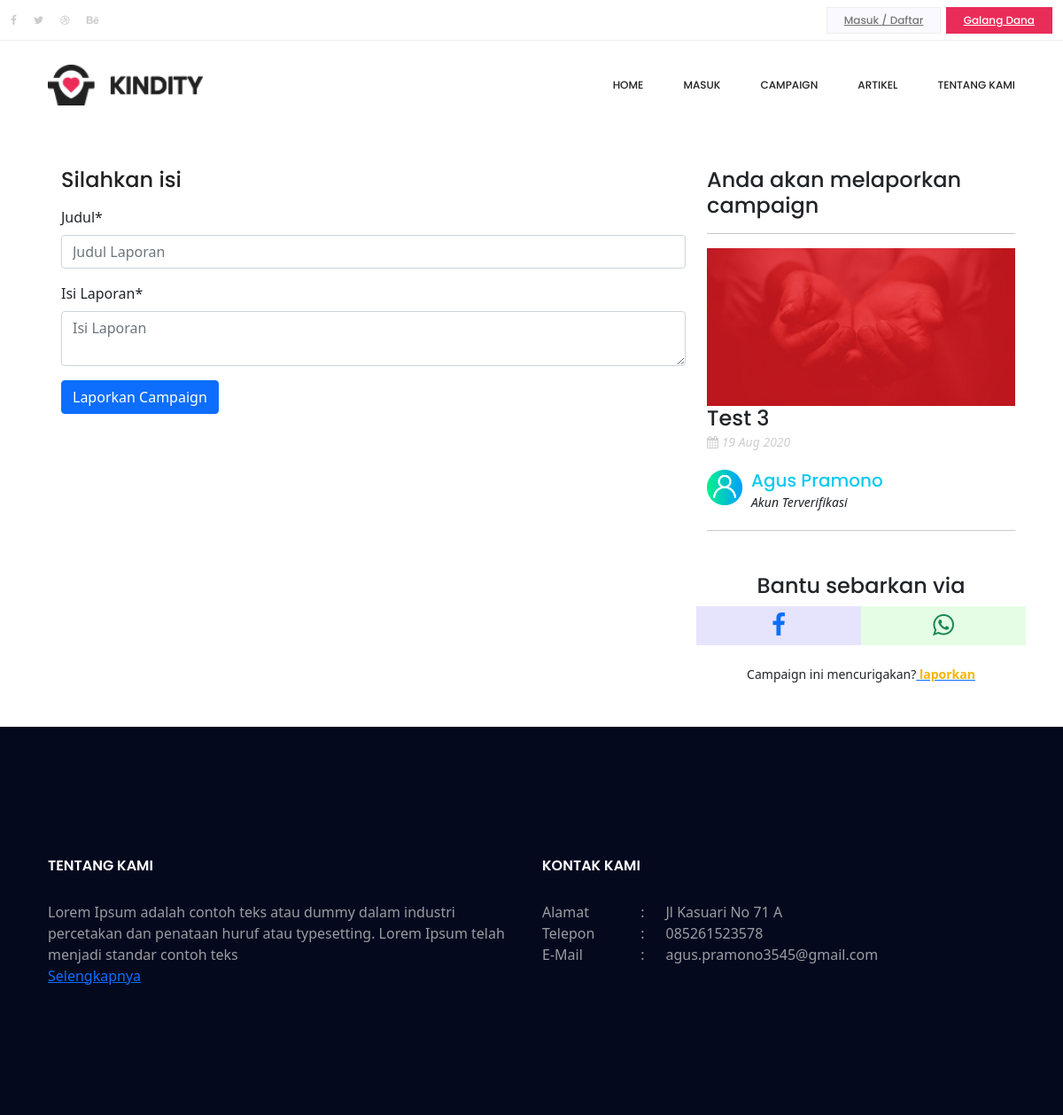
Screenshot of /app/laporcampaign?campaign=test-3-19 with the database file from the repository.
### tables this page shows
CREATE TABLE `tbabout` (
  `idAbout` int(11) NOT NULL,
  `isi` text NOT NULL,
  `nope` varchar(50) NOT NULL,
  `alamat` varchar(200) NOT NULL,
  `email` varchar(100) NOT NULL,
  `framelokasi` text NOT NULL,
  `logo` varchar(255) NOT NULL,
  `namaweb` varchar(120) NOT NULL,
  `favicon` varchar(255) NOT NULL,
  `tagline` varchar(255) NOT NULL
);

CREATE TABLE `tbgalangdana` (
  `idGalangDana` double NOT NULL,
  `idAnggota` int(11) NOT NULL,
  `judul` text NOT NULL,
  `slug` varchar(255) NOT NULL,
  `deskripsi` text NOT NULL,
  `jumlah` double NOT NULL,
  `banner` varchar(255) NOT NULL,
  `tanggalMulai` date NOT NULL,
  `tanggalBerakhir` date NOT NULL,
  `status` char(1) NOT NULL COMMENT 'P=Pending,Y=Oke,N=Tolak',
  `unlimitedWaktu` char(1) NOT NULL COMMENT 'Y=Iya,N=Tidak'
);

CREATE TABLE `tbanggota` (
  `idAnggota` int(11) NOT NULL,
  `tanggal` date NOT NULL,
  `nama` varchar(150) NOT NULL,
  `asal` varchar(150) DEFAULT NULL,
  `nope` varchar(15) NOT NULL,
  `alamatEmail` varchar(150) NOT NULL,
  `kataSandi` varchar(150) NOT NULL,
  `status` varchar(50) NOT NULL,
  `verif` char(1) NOT NULL COMMENT 'N=Tidak, Y=Ok',
  `verifakun` char(1) NOT NULL COMMENT 'Y=Ok,N=Belum',
  `idTemp` varchar(255) NOT NULL
);

### app/laporcampaign.php (the view, shortened to what this page needs)
<?php
include"header.php";
$data =mysqli_fetch_row(mysqli_query($con,"select gd.*,a.nama from tbgalangdana as gd inner join tbanggota as a on(a.idAnggota=gd.idAnggota) where gd.slug='".$_GET['campaign']."'"));
?>
<section class="event_details_area pt-2 pb-5">
	<div class="container">
		<div class="event_d_inner">
			<div class="row event_text_inner">
				<div class="col-lg-8">
					<div class="right_text">
						<h4>Silahkan isi</h4>
						<form action="" method="post">
              <div class="form-group">
                <label for="">Judul*</label>
                <input type="text" class="form-control" name="judul" placeholder="Judul Laporan" required>
              </div>
              <div class="form-group">
                <label for="">Isi Laporan*</label>
                <textarea name="isi" class="form-control"  placeholder="Isi Laporan" id="editor1" required></textarea>
              </div>
              <button type="submit" name="simpan" id="btnSubmit" class="btn btn-primary">Laporkan Campaign</button>
            </form>
          </div>
        </div>
        <div class="col-lg-4" id="donasidesktop">
          <div class="left_text" style="position: -webkit-sticky;position: sticky;top: 120px;">
            <h4>Anda akan melaporkan campaign</h4><hr>
            <img class="img-fluid" src="images/banner/<?php echo $data[6] ?>" alt="" style="width: 100%;">
            <h4 style="margin: 0px;"><?php echo $data[2] ?></h4>
            <small style="color: #cecece;"><i class="fa fa-calendar"></i> <i><?php echo date('d M Y',strtotime($data[7])) ?></i></small>
            <div class="row" style="margin-top: 20px; margin-bottom: 20px;">
              <div class="col-md-2">
                <img src="images/icon/user.png" alt="" width="40">
              </div>
              <div class="col-md-10" style="padding-left:0px;">
                <span class="text-info"><h5 style="margin: 0px;"><?php echo $data[11] ?></h5></span>
                <small><i>Akun Terverifikasi</i></small>
              </div>
            </div>
            <hr>
            <div class="text-center mt-5">
              <h4>Bantu sebarkan via</h4>
              <div class="row">
                <div class="col-md-6 text-center" style="background-color: #e6e4fd; padding-top: 5px;padding-bottom: 5px;"><a href="https://www.facebook.com/share.php?u=<?php echo $link[1] ?>galangdana?campaign=<?php echo $data[3]; ?>"><h3 style="margin: 0px;"><i class="fa fa-facebook"></i></h3></a></div>
                <div class="col-md-6 text-center" style="background-color: #e4fde4; padding-top: 5px;padding-bottom: 5px;"><a href="whatsapp://send?text=<?php echo $link[1] ?>galangdana?campaign=<?php echo $data[3]; ?>"><h3 style="margin: 0px;"><i class="fa fa-whatsapp text-success"></i></h3></a></div>
                <div class="col-md-12" style="margin-top: 20px;">
                  <small>Campaign ini mencurigakan?<a href="laporcampaign?campaign=<?php echo $data[3]; ?>"><b> laporkan</b></a></small>
                </div>
              </div>
            </div>
          </div>
        </div>
      </div>
    </div>
  </div>
</section>
<?php include"footer.php"; ?>

### app/header.php (shortened to what this page needs)
<?php
include"application/koneksi.php";
extract($_POST);
$link=mysqli_fetch_array(mysqli_query($con,"select * from tblinkweb"));
$tentangwebkami=mysqli_fetch_array(mysqli_query($con,"select * from tbabout"));
?>
<!doctype html>
<html lang="en">
    <head>
        <link rel="stylesheet" href="css/bootstrap.css">
        <link rel="stylesheet" href="vendors/linericon/style.css">
        <link rel="stylesheet" href="css/font-awesome.min.css">
        <link rel="stylesheet" href="vendors/owl-carousel/owl.carousel.min.css">
        <link rel="stylesheet" href="vendors/lightbox/simpleLightbox.css">
        <link rel="stylesheet" href="vendors/nice-select/css/nice-select.css">
        <link rel="stylesheet" href="vendors/animate-css/animate.css">
        <link rel="stylesheet" href="css/style.css">
        <link rel="stylesheet" href="css/responsive.css">
        <link href="https://cdn.jsdelivr.net/npm/bootstrap@5.2.0/dist/css/bootstrap.min.css" rel="stylesheet">
        <link href="https://cdn.jsdelivr.net/npm/bootstrap@5.1.3/dist/css/bootstrap.min.css" rel="stylesheet">
        <link rel="stylesheet" href="https://cdn.jsdelivr.net/npm/@splidejs/splide@3.6.12/dist/css/splide.min.css">
    </head>
    <body>
        <header class="header_area">
           	<div class="top_menu row m0">
           		<div class="container">
					      <div class="float-left">
                  <ul class="list header_social">
                    <li><a href="#"><i class="fa fa-facebook"></i></a></li>
                    <li><a href="#"><i class="fa fa-twitter"></i></a></li>
                    <li><a href="#"><i class="fa fa-dribbble"></i></a></li>
                    <li><a href="#"><i class="fa fa-behance"></i></a></li>
                  </ul>
					      </div>
                <?php if(empty($_SESSION['status']) ) : ?>
                  <div class="float-right">
                    <a class="ac_btn" href="masuk">Masuk / Daftar</a>
                    <a class="dn_btn" href="masuk">Galang Dana</a>
                  </div>
                <?php endif;?>
              </div>
           	</div>
            <div class="main_menu">
            	<nav class="navbar navbar-expand-lg navbar-light">
					      <div class="container">
						      <a class="navbar-brand logo_h" href="<?php echo BASEURL ?>" style="width: 40%;"><img src="images/about/<?php echo $tentangwebkami[6] ?>" alt="" style="width: 40%;"></a>
                  <div class="collapse navbar-collapse offset" id="navbarSupportedContent">
                    <ul class="nav navbar-nav menu_nav ml-auto">
                      <li class="nav-item"><a class="nav-link" href="<?php echo BASEURL ?>">Home</a></li>
                      <?php if(!empty($_SESSION['status']) ) : ?>
                      <li class="nav-item"><a class="nav-link" href="<?php echo $link[1] ?>member/member">Dashboard</a></li>
                      <?php else : ?>
                      <li class="nav-item"><a class="nav-link" href="<?php echo BASEURL ?>/masuk">Masuk</a></li>
                      <?php endif;?>
                      <li class="nav-item"><a class="nav-link" href="<?php echo BASEURL ?>/campaign">Campaign</a></li>
                      <li class="nav-item"><a class="nav-link" href="<?php echo BASEURL ?>/artikel">Artikel</a></li>
                      <li class="nav-item"><a class="nav-link" href="<?php echo BASEURL ?>/about">Tentang Kami</a></li>
                    </ul>
                  </div>
					      </div>
            	</nav>
            </div>
        </header>

### app/footer.php (shortened to what this page needs)
            <footer class="footer-area section_gap">
                <div class="container">
                    <div class="row">
                        <div class="col-lg-6  col-md-6 col-sm-6">
                            <div class="single-footer-widget">
                                <h6 class="footer_title">Tentang Kami</h6>
                                <p style="color: #999DA0;"><?php echo substr(strip_tags($tentangwebkami[1]),0,150)  ?> <br>
                                    <a href="about">Selengkapnya</a></p>
                                </div>
                            </div>
                            <div class="col-lg-6 col-md-6 col-sm-6">
                                <div class="single-footer-widget instafeed">
                                    <h6 class="footer_title">Kontak Kami</h6>
                                    <div class="row" style="color: #999DA0;">
                                        <div class="col-md-3">
                                            Alamat <span class="float-right">:</span>
                                        </div>
                                        <div class="col-md-9">
                                            <?php echo $tentangwebkami[3] ?>
                                        </div>
                                        <div class="col-md-3">
                                            Telepon<span class="float-right">:</span>
                                        </div>
                                        <div class="col-md-9">
                                            <?php echo $tentangwebkami[2] ?>
                                        </div>
                                        <div class="col-md-3">
                                            E-Mail<span class="float-right">:</span>
                                        </div>
                                        <div class="col-md-9">
                                            <?php echo $tentangwebkami[4] ?>
                                        </div>
                                    </div>
                                </div>
                            </div>
                        </div>
                </div>
            </footer>
</body>
</html>

### app/css/style.css (style rules this page uses)
.list { list-style: none; margin: 0px; padding: 0px; }
a { text-decoration: none; -webkit-transition: all 0.3s ease-in-out; -o-transition: all 0.3s ease-in-out; transition: all 0.3s ease-in-out; }
.row.m0 { margin: 0px; }
body { line-height: 24px; font-size: 14px; font-family: "Poppins", sans-serif; font-weight: 300; color: #777777; }
h1, h2, h3, h4, h5, h6 { font-family: "Poppins", sans-serif; font-weight: 600; }
@media (min-width: 1200px) { .container { max-width: 1170px; } }
.header_area { position: absolute; width: 100%; top: 0; left: 0; z-index: 99; -webkit-transition: background 0.4s, all 0.3s linear; -o-transition: background 0.4s, all 0.3s linear; transition: background 0.4s, all 0.3s linear; }
.header_area .navbar { background: transparent; padding: 0px; border: 0px; border-radius: 0px; }
.header_area .navbar .nav .nav-item { margin-right: 45px; }
.header_area .navbar .nav .nav-item .nav-link { font: 500 12px/100px "Poppins", sans-serif; text-transform: uppercase; color: #222222; padding: 0px; display: inline-block; }
.header_area .navbar .nav .nav-item .nav-link:after { display: none; }
.header_area .navbar .nav .nav-item:last-child { margin-right: 0px; }
.header_area + section, .header_area + row, .header_area + div { margin-top: 146px; }
.top_menu { border-bottom: 1px solid #eeeeee; }
.top_menu .header_social li { display: inline-block; margin-right: 15px; }
.top_menu .header_social li a { font-size: 12px; color: #ccc; display: inline-block; line-height: 45px; -webkit-transition: all 300ms linear 0s; -o-transition: all 300ms linear 0s; transition: all 300ms linear 0s; }
.top_menu .header_social li:last-child { margin-right: 0px; }
.top_menu .ac_btn { line-height: 28px; border: 1px solid #eeeeee; display: inline-block; background: #f9f9ff; padding: 0px 19px; font-size: 12px; font-family: "Poppins", sans-serif; font-weight: 500; color: #777777; -webkit-transition: all 300ms linear 0s; -o-transition: all 300ms linear 0s; transition: all 300ms linear 0s; margin-right: 1px; margin-top: 8px; }
.top_menu .dn_btn { line-height: 28px; border: 1px solid #ea2c58; display: inline-block; background: #ea2c58; padding: 0px 19px; font-size: 12px; font-family: "Poppins", sans-serif; font-weight: 500; color: #fff; -webkit-transition: all 300ms linear 0s; -o-transition: all 300ms linear 0s; transition: all 300ms linear 0s; }
.event_d_inner { max-width: 100%; margin: auto; }
.event_d_inner .event_text_inner { margin-top: 35px; }
.event_d_inner .right_text { padding-left: 15px; }
.event_d_inner .right_text h4 { color: #222222; font-family: "Poppins", sans-serif; margin-bottom: 15px; font-size: 24px; }
.footer-area { background: #04091e; padding: 145px 0px; }
.single-footer-widget p { margin-bottom: 0px; }
.footer_title { font-size: 16px; line-height: 24px; font-weight: 600; color: #fff; text-transform: uppercase; margin-bottom: 28px; }
b, sup, sub, u, del { color: #f8b600; }
h3 { font-size: 24px; }
h4 { font-size: 18px; }
h5 { font-size: 16px; }
h6 { font-size: 14px; }
h1, h2, h3, h4, h5, h6 { line-height: 1.5em; }

### rows the page displays
tbabout: logo (picture), isi "Lorem Ipsum adalah contoh teks atau dummy dalam industri percetakan dan penataan huruf atau typesetting. Lorem Ipsum telah menjadi standar contoh teks", alamat "Jl Kasuari No 71 A", nope "085261523578", email "agus.pramono3545@gmail.com"
tbgalangdana: banner (picture), judul "Test 3", tanggalMulai "19 Aug 2020", idAnggota.nama "Agus Pramono"
